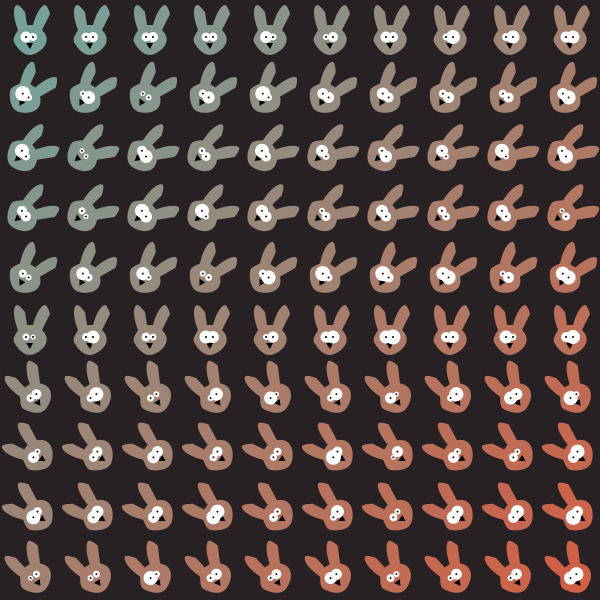
Frame 1 (no input)
Frame 60 (the mouse pressed at the canvas centre just before this capture): identical to frame 1, image omitted
Frame 120 (the mouse held since frame 60 and released just before this capture): identical to frame 1, image omitted

The Processing sketch that drew this single still picture (run headless with seeded random() and noise(); from frame 60 on, the mouse is pressed at the canvas centre):

// Processing sketch: processing_51001
// ── processing_51001.pde


int constant = 600/10;
color kulerBlue = color(118, 161, 154);
color kulerRed = color(217, 89, 61);
int counter = 0;
int angleVar = 0;


void setup() {
  size(600, 600);
  background(color(39, 33, 35));
  smooth();
}



void draw() {
  
  noStroke();
  if (counter < 1) {
    for (int x = 0; x < width; x += constant) {
      for (int y = 0; y < height; y += constant) {
        float lerpValX = map(x, 0, width, 0, 1);
        color xColor = lerpColor(kulerBlue, kulerRed, lerpValX);
        float lerpValY = map(y, 0, height, 0, 1);
        color yColor = lerpColor(kulerBlue, kulerRed, lerpValY);
        color finalColor = lerpColor(xColor, yColor, .5);
        fill(finalColor);
        drawBunny(x, y, angleVar);
        angleVar++;
      }
    }
    counter++;
  }
  
}

void drawBunny(int i, int j, int rotAngle) {
  //println(rotAngle);
  
  pushMatrix();
  translate(i+30, j+30);
  rotate(sin(map(rotAngle, 0, 10, 0, TWO_PI)));
  beginShape();
//  vertex(18, 30);
//  curveVertex(10, 14);
//  curveVertex(10, 14);      
//  curveVertex(17, 5);
//  curveVertex(25, 12);
//  curveVertex(25, 12);
//  vertex(27, 25);
//  vertex(33, 25);
//  curveVertex(35, 12);
//  curveVertex(35, 12);
//  curveVertex(45, 5);
//  curveVertex(50, 14);
//  curveVertex(47, 14);
//  vertex(42, 30);
//  curveVertex(60, 40);
//  curveVertex(60, 40);
//  curveVertex(30, 55);
//  curveVertex(14, 42);
//  curveVertex(18, 30);
//  curveVertex(18, 30);

  vertex(18-30, 30-30);
  curveVertex(10-30, 14-30);
  curveVertex(10-30, 14-30);      
  curveVertex(17-30, 5-30);
  curveVertex(25-30, 12-30);
  curveVertex(25-30, 12-30);
  vertex(27-30, 25-30);
  vertex(33-30, 25-30);
  curveVertex(35-30, 12-30);
  curveVertex(35-30, 12-30);
  curveVertex(45-30, 5-30);
  curveVertex(50-30, 14-30);
  curveVertex(47-30, 14-30);
  vertex(42-30, 30-30);
  curveVertex(60-30, 40-30);
  curveVertex(60-30, 40-30);
  curveVertex(30-30, 55-30);
  curveVertex(14-30, 42-30);
  curveVertex(18-30, 30-30);
  curveVertex(18-30, 30-30);
  
//  vertex(x+18, y+30);
//  curveVertex(x+10, y+14);
//  curveVertex(x+10, y+14);      
//  curveVertex(x+17, y+5);
//  curveVertex(x+25, y+12);
//  curveVertex(x+25, y+12);
//  vertex(x+27, y+25);
//  vertex(x+33, y+25);
//  curveVertex(x+35, y+12);
//  curveVertex(x+35, y+12);
//  curveVertex(x+45, y+5);
//  curveVertex(x+50, y+14);
//  curveVertex(x+47, y+14);
//  vertex(x+42, y+30);
//  curveVertex(x+60, y+40);
//  curveVertex(x+60, y+40);
//  curveVertex(x+30, y+55);
//  curveVertex(x+14, y+42);
//  curveVertex(x+18, y+30);
//  curveVertex(x+18, y+30);
  endShape(CLOSE);
  
  //NOSE
  fill(0);
  beginShape();
  curveVertex(30-30, 49-30);
  curveVertex(30-30, 49-30);
  curveVertex(26-30, 43-30);
  curveVertex(26-30, 43-30);
  curveVertex(33-30, 43-30);
  curveVertex(33-30, 43-30);
  endShape(CLOSE);
  
  //EYES
  fill(255);
  int size1 = round(random(5, 15));
  ellipse(26-30, 37-30, size1, size1);
  int size2 = round(random(5, 15));
  ellipse(33-30, 37-30, size2, size2);
  
  //PUPILS
  fill(0);
  ellipse(26-30, 37-30, 2, 2);
  ellipse(33-30, 37-30, 2, 2);
  
  
  popMatrix();
}
